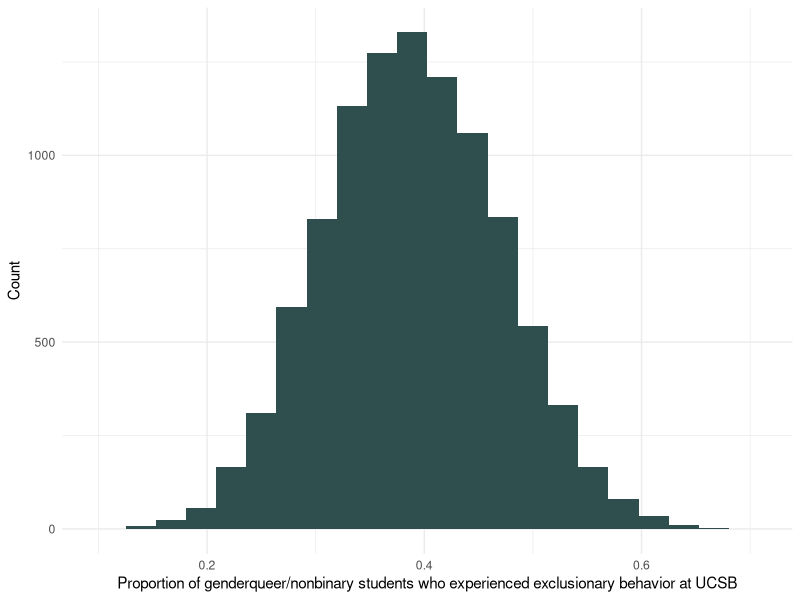

Write R code to recreate this figure.
## ---- chunk 1
knitr::opts_chunk$set(
  echo = TRUE,
  message = FALSE,
  warning = FALSE)

library(tidyverse)
library(boot)
## ---- chunk 2
# Create vectors representing the data
did_exp <- rep(0, 22)
did_not_exp <- rep(1, 14)

# Combine vectors; results in: n = 36, 22 = "0" aka did personally experience exclusionary, offensive, hostile or intimidating conduct, and 14 = "1" aka did not experience this
study_data <- c(did_exp, did_not_exp)
## ---- chunk 3
# Create the function
prop_fun <- function (x,i) {mean(x[i])}

# Create 10,000 bootstrapped samples
studyboot_10k <- boot(study_data,
                      statistic = prop_fun,
                      R = 10000)
studyboot_10k
## ---- chunk 4
# Convert to dataframe
studyboot_10k_df <- data.frame(bs_prop = studyboot_10k$t)

# Histogram of 10k bootstrap sample proportions
ggplot(data = studyboot_10k_df, aes(x = bs_prop)) +
  geom_histogram(bins = 22, fill = "darkslategray") +
  labs(x = "Proportion of genderqueer/nonbinary students who experienced exclusionary behavior at UCSB", y = "Count") +
  theme_minimal()
## ---- chunk 5
# Calculate the 95% confidence interval
boot.ci(studyboot_10k, conf = 0.95)
